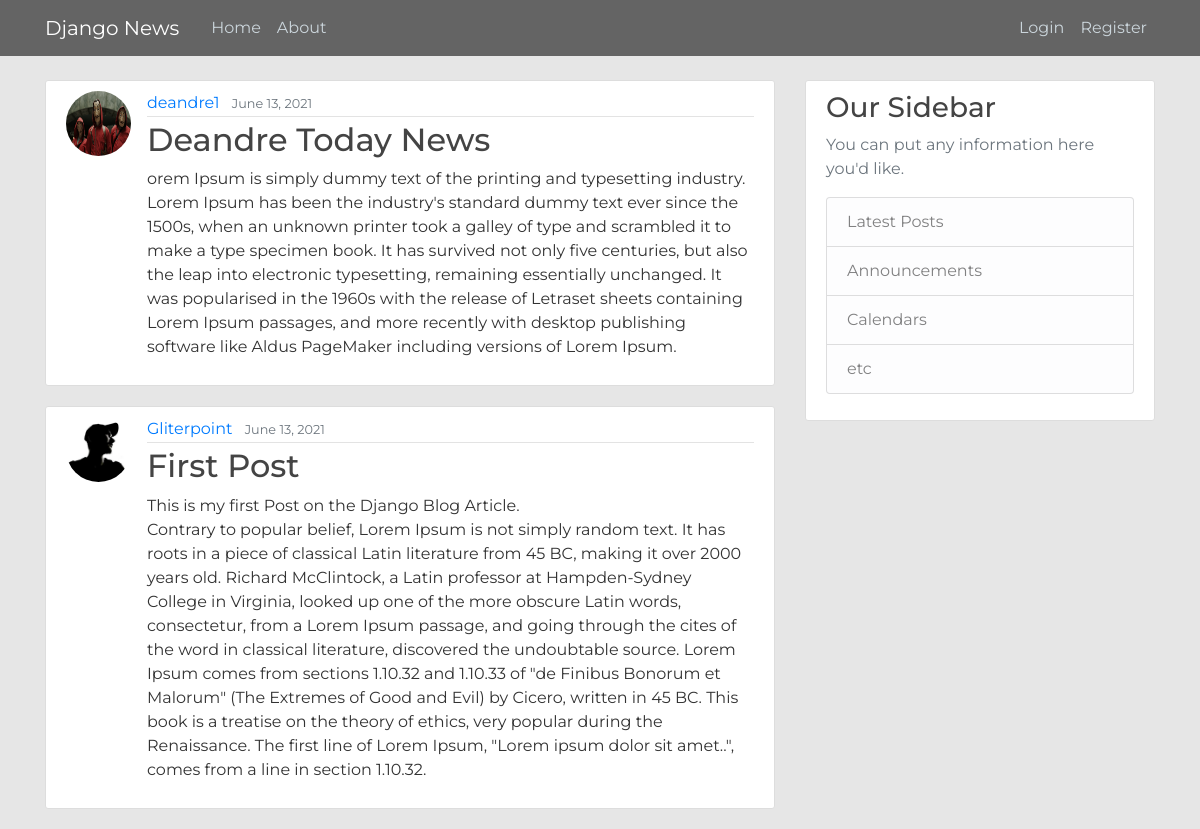
The page / on the database its author committed.
### blog/models.py (models this page shows, shortened)
class Post(models.Model):
    title = models.CharField(max_length=100)
    content = models.TextField()
    date_posted = models.DateTimeField(default=timezone.now)
    author = models.ForeignKey(User, on_delete=models.CASCADE)

### users/models.py (models this page shows, shortened)
class Profile(models.Model):
    user = models.OneToOneField(User, on_delete=models.CASCADE)
    image = models.ImageField(default='default.jpg', upload_to='profile_pics')

### blog/views.py (the view)
# urls.py: path('', PostListView.as_view(), name='blog-home'),
class PostListView(ListView):
    model = Post
    template_name = 'blog/home.html'  # <app>/<model>_<viewtype>.html
    context_object_name = 'posts'
    ordering = ['-date_posted']
    paginate_by = 5

### blog/templates/blog/home.html (shortened to what this page needs)
{% extends "blog/base.html" %}
{% block content %}
    {% for post in posts %}
        <article class="media content-section">
          <img class="rounded-circle article-img" src="{{ post.author.profile.image.url }}">
          <div class="media-body">
            <div class="article-metadata">
              <a class="mr-2" href="{% url 'user-posts' post.author.username %}">{{ post.author }}</a>
              <small class="text-muted">{{ post.date_posted|date:"F d, Y" }}</small>
            </div>
            <h2><a class="article-title" href="{% url 'post-detail' post.id %}">{{ post.title }}</a></h2>
            <p class="article-content">{{ post.content }}</p>
          </div>
        </article>
    {% endfor %}
{% endblock content %}

### blog/templates/blog/base.html (shortened to what this page needs)
{% load static %}
<!DOCTYPE html>
<html>
<head>
    <link rel="stylesheet" href="https://maxcdn.bootstrapcdn.com/bootstrap/4.0.0/css/bootstrap.min.css">
    <link rel="stylesheet" type="text/css" href="{% static 'blog/main.css' %}">
</head>
<body>
    <header class="site-header">
      <nav class="navbar navbar-expand-md navbar-dark bg-steel fixed-top">
        <div class="container" >
          <a class="navbar-brand mr-4" href="{% url 'blog-home' %}">Django News</a>
          <div class="collapse navbar-collapse" id="navbarToggle">
            <div class="navbar-nav mr-auto">
              <a class="nav-item nav-link" href="{% url 'blog-home' %}">Home</a>
              <a class="nav-item nav-link" href="{% url 'blog-about' %}">About</a>
            </div>
            <div class="navbar-nav">
              {% if user.is_authenticated %}
                <a class="nav-item nav-link" href="{% url 'post-create' %}">New Post</a>
                <a class="nav-item nav-link" href="{% url 'profile' %}">Profile</a>
                <a class="nav-item nav-link" href="{% url 'logout' %}">Logout</a>
              {% else %}
                <a class="nav-item nav-link" href="{% url 'login' %}">Login</a>
                <a class="nav-item nav-link" href="{% url 'register' %}">Register</a>
              {% endif %}
            </div>
          </div>
        </div>
      </nav>
    </header>
    <main role="main" class="container">
      <div class="row">
        <div class="col-md-8">
          {% block content %}{% endblock %}
        </div>
        <div class="col-md-4">
          <div class="content-section">
            <h3>Our Sidebar</h3>
            <p class='text-muted'>You can put any information here you'd like.
              <ul class="list-group">
                <li class="list-group-item list-group-item-light">Latest Posts</li>
                <li class="list-group-item list-group-item-light">Announcements</li>
                <li class="list-group-item list-group-item-light">Calendars</li>
                <li class="list-group-item list-group-item-light">etc</li>
              </ul>
            </p>
          </div>
        </div>
      </div>
    </main>
</body>
</html>

### blog/static/blog/main.css (style rules this page uses)
body { background: #e6e6e6; color: #333333; margin-top: 5rem; font-family: 'Montserrat'; }
h1, h2, h3, h4, h5, h6 { color: #444444; }
ul { margin: 0; }
.bg-steel { background-color: #646464; }
.site-header .navbar-nav .nav-link { color: #cbd5db; }
.content-section { background: #ffffff; padding: 10px 20px; border: 1px solid #dddddd; border-radius: 3px; margin-bottom: 20px; }
.article-title { color: #444444; }
.article-content { white-space: pre-line; }
.article-img { height: 65px; width: 65px; margin-right: 16px; }
.article-metadata { padding-bottom: 1px; margin-bottom: 4px; border-bottom: 1px solid #e3e3e3 }

### rows shown on the page
Post: author.profile.image (picture), author "deandre1", date_posted "June 13, 2021", title "Deandre Today News", content "orem Ipsum is simply dummy text of the printing and typesetting industry. Lorem Ipsum has been the industry's standard dummy text ever since the 1500s, when an unknown printer took a galley of type and scrambled it to make a type specimen book. It has survived not only five centuries, but also the leap into electronic typesetting, remaining essentially unchanged. It was popularised in the 1960s with the release of Letraset sheets containing Lorem Ipsum passages, and more recently with desktop publishing software like Aldus PageMaker including versions of Lorem Ipsum."
Post: author.profile.image (picture), author "Gliterpoint", date_posted "June 13, 2021", title "First Post", content "This is my first Post on the Django Blog Article. Contrary to popular belief, Lorem Ipsum is not simply random text. It has roots in a piece of classical Latin literature from 45 BC, making it over 2000 years old. Richard McClintock, a Latin professor at Hampden-Sydney College in Virginia, looked up one of the more obscure Latin words, consectetur, from a Lorem Ipsum passage, and going through the cites of the word in classical literature, discovered the undoubtable source. Lorem Ipsum comes from sections 1.10.32 and 1.10.33 of \"de Finibus Bonorum et Malorum\" (The Extremes of Good and Evil) by Cicero, written in 45 BC. This book is a treatise on the theory of ethics, very popular during the…"
